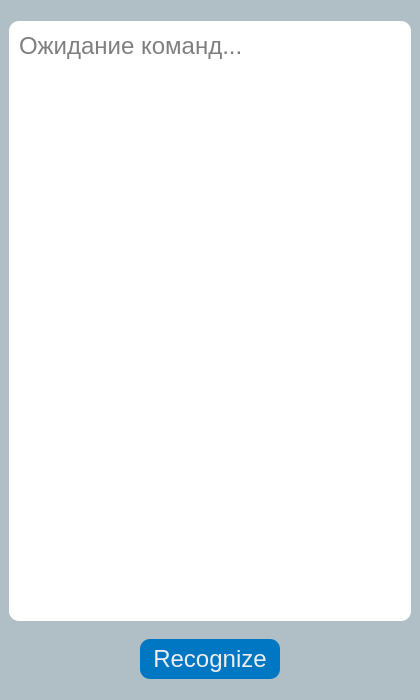
<?xml version="1.0" encoding="UTF-8"?>
<ui version="4.0">
 <class>window</class>
 <widget class="QMainWindow" name="window">
  <property name="geometry">
   <rect>
    <x>0</x>
    <y>0</y>
    <width>420</width>
    <height>700</height>
   </rect>
  </property>
  <property name="minimumSize">
   <size>
    <width>420</width>
    <height>700</height>
   </size>
  </property>
  <property name="maximumSize">
   <size>
    <width>420</width>
    <height>720</height>
   </size>
  </property>
  <property name="windowTitle">
   <string notr="true">Voice Assistant</string>
  </property>
  <property name="autoFillBackground">
   <bool>false</bool>
  </property>
  <property name="styleSheet">
   <string notr="true">background-color: #B0BEC5;</string>
  </property>
  <widget class="QWidget" name="central_widget">
   <property name="sizePolicy">
    <sizepolicy hsizetype="Expanding" vsizetype="Expanding">
     <horstretch>0</horstretch>
     <verstretch>0</verstretch>
    </sizepolicy>
   </property>
   <layout class="QVBoxLayout" name="verticalLayout">
    <item>
     <widget class="QPlainTextEdit" name="text_box">
      <property name="maximumSize">
       <size>
        <width>16777215</width>
        <height>600</height>
       </size>
      </property>
      <property name="font">
       <font>
        <family>Helvetica</family>
        <pointsize>18</pointsize>
       </font>
      </property>
      <property name="contextMenuPolicy">
       <enum>Qt::NoContextMenu</enum>
      </property>
      <property name="styleSheet">
       <string notr="true">background-color: #ffffff;
border-radius: 10px;
padding: 7px 6px;</string>
      </property>
      <property name="undoRedoEnabled">
       <bool>false</bool>
      </property>
      <property name="readOnly">
       <bool>true</bool>
      </property>
      <property name="placeholderText">
       <string>Ожидание команд...</string>
      </property>
     </widget>
    </item>
    <item alignment="Qt::AlignHCenter">
     <widget class="QPushButton" name="recognize_button">
      <property name="enabled">
       <bool>true</bool>
      </property>
      <property name="minimumSize">
       <size>
        <width>140</width>
        <height>40</height>
       </size>
      </property>
      <property name="maximumSize">
       <size>
        <width>140</width>
        <height>40</height>
       </size>
      </property>
      <property name="font">
       <font>
        <family>Helvetica</family>
        <pointsize>18</pointsize>
       </font>
      </property>
      <property name="autoFillBackground">
       <bool>false</bool>
      </property>
      <property name="styleSheet">
       <string notr="true">QPushButton#recognize_button:disabled {
	background-color: #cccccc;
	border-radius: 10px;
	color: #000000;
}

QPushButton#recognize_button {
	background-color: #0077c2;
	border-radius: 10px;
	color: #eeeeee;
}

QPushButton#recognize_button:pressed {
	background-color: #81C784;
}</string>
      </property>
      <property name="text">
       <string>Recognize</string>
      </property>
      <property name="shortcut">
       <string>Return</string>
      </property>
     </widget>
    </item>
   </layout>
  </widget>
 </widget>
 <resources/>
 <connections/>
</ui>
